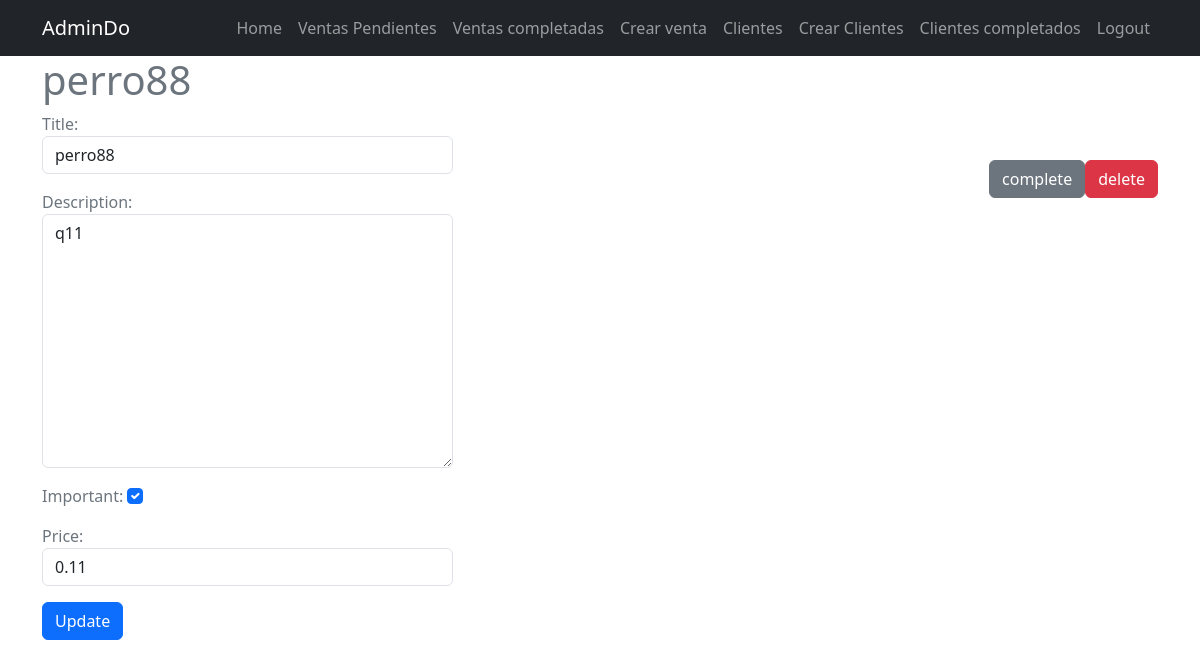
Screenshot of /tasks/2 (signed in) with the database file from the repository.
### tasks/models.py (models this page shows, shortened)
class Task(models.Model):
    title = models.CharField(max_length=100)
    description = models.TextField(blank=True)
    price = models.DecimalField(max_digits=10, decimal_places=2)
    created = models.DateTimeField(auto_now_add=True)
    datecompleted = models.DateTimeField(null=True, blank=True)
    important = models.BooleanField(default=False)
    user = models.ForeignKey(User, on_delete=models.CASCADE)

### tasks/views.py (the view, shortened to what this page needs)
# urls.py: path("tasks/<int:task_id>", views.task_detail, name="task_detail"),
@login_required
def task_detail(request, task_id):
    if request.method == "GET":
        task = get_object_or_404(Task, pk=task_id, user=request.user)
        form = TaskForm(instance=task)
        return render(request, "task_detail.html", {"task": task, "form": form})

### tasks/forms.py
class TaskForm(forms.ModelForm):
    class Meta:
        model = Task
        fields = ["title", "description", "important", "price"]
        widgets = {
            "title": forms.TextInput(
                attrs={"class": "form-control", "placeholder": "Titulo"}
            ),
            "description": forms.Textarea(
                attrs={"class": "form-control", "placeholder": "Descripción"}
            ),
            "important": forms.CheckboxInput(
                attrs={"class": "form-check-input md-auto"}
            ),
            "price": forms.NumberInput(attrs={"class": "form-control"}),
        }

### tasks/templates/task_detail.html (shortened to what this page needs)
{% extends 'base.html' %}
{% block content %}
<main class="container">
    <div class="row">
        <div class="text-secondary" class="col-md-4 offset-md-4">
                <h1>{{ task.title }}</h1>
            <div class="d-flex justify-content-between">
                <form method="POST">
                    {{form.as_p}}
                    <button class="btn btn-primary">
                      Update
                    </button>
                  </form>
                  <div class="mt-5 d-flex">
                  <form action="{% url 'complete_task' task.id %}" method="POST">
                    <button class="btn btn-secondary">
                      complete
                    </button>
                  </form>
                  <form action="{% url 'delete_task' task.id %}" method="POST">
                    <button class="btn btn-danger">
                      delete
                    </button>
                  </form>
            </div>
        </div>
    </div>
</main>
{% endblock %}

### rows the page displays
Task: title "perro88", description "q11", important "☑", price "0.11"
